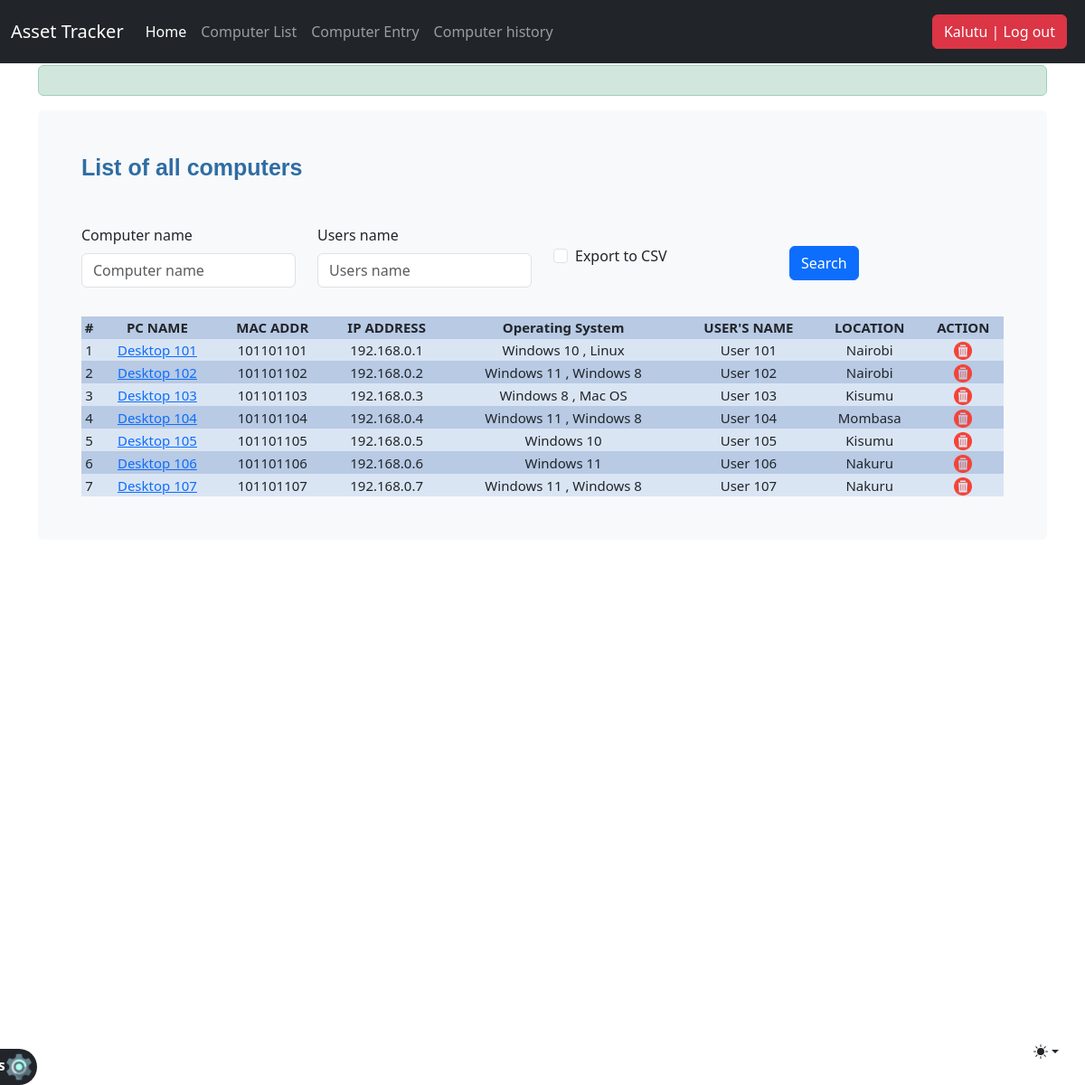
Before: /computer_list/ (signed in) with the older database file.
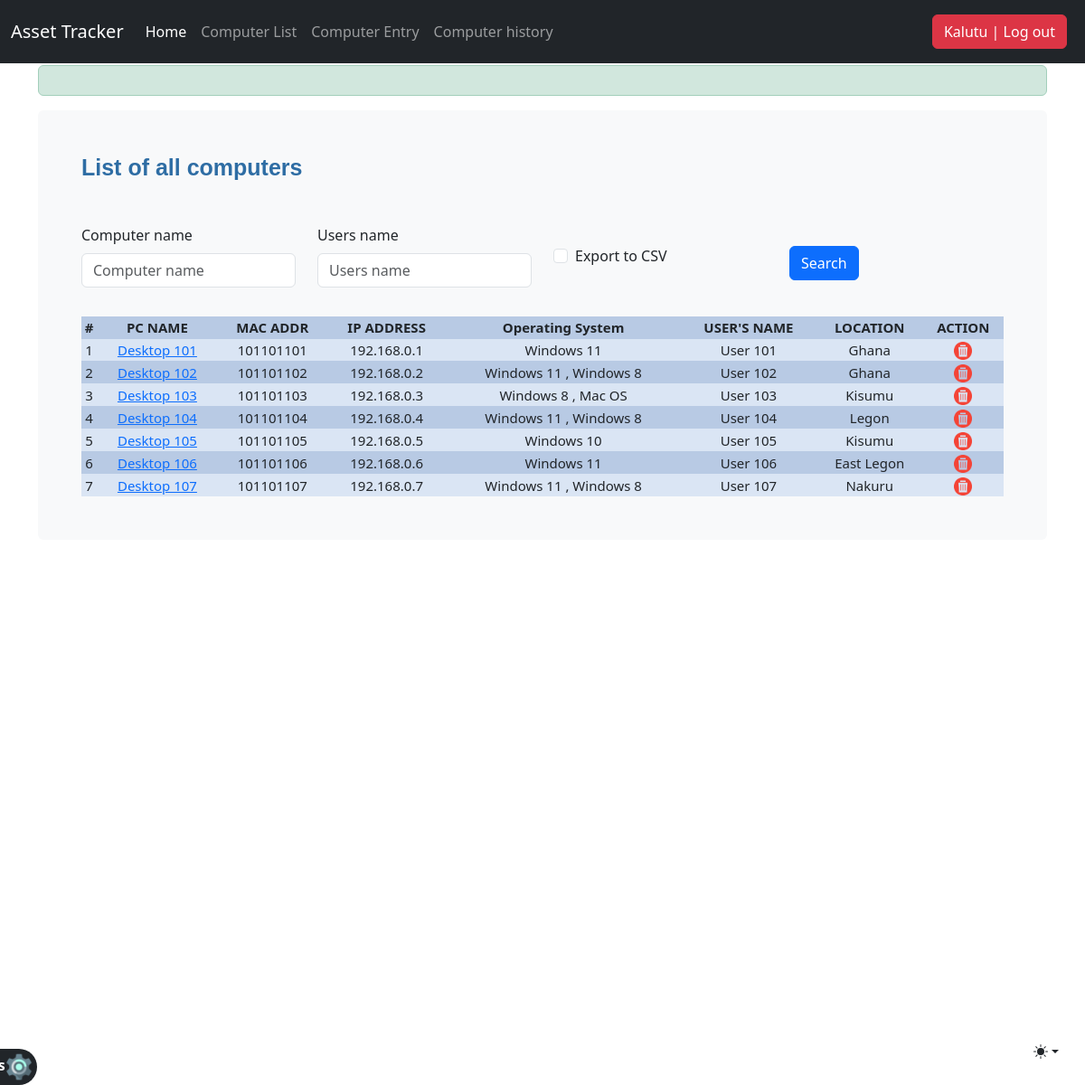
After: the same page with the newer database file.
### djangoapp/models.py (models this page shows, shortened)
class Computer(models.Model):
    computer_name = models.CharField(max_length=30, blank=True, null=True)
    IP_address = models.CharField(max_length=30)
    MAC_address = models.CharField(max_length=30)
    timestamp = models.DateField(auto_now_add = True, auto_now = False, blank=True)
    operating_system = models.ManyToManyField(Operating_system, blank=True)
    users_name = models.CharField(max_length=30, blank=True, null=True)
    location = models.CharField(max_length=30)
    purchase_date = models.DateField("Purchase mm-dd-yy",auto_now_add = False, auto_now = False, blank=True, null=True)
    export_to_CSV = models.BooleanField(default=False)

class Operating_system(models.Model):
    operating_system = models.CharField(max_length=30, blank=True)

### djangoapp/views.py (the view, shortened to what this page needs)
# urls.py: path('computer_list/', computer_list, name='computer_list'),
def computer_list(request):
    title = "List of all computers"
    form = ComputerSearchForm(request.POST or None)
    if request.method == 'POST':
        queryset = Computer.objects.all().order_by('-timestamp').filter(computer_name__icontains=form['computer_name'].value(), users_name__icontains=form['users_name'].value())
    else:
        queryset = Computer.objects.all()
    context = {
        "title": title,
        "queryset": queryset,
        "form": form,
    }
    return render(request, "computer_list.html", context)

### djangoapp/forms.py
class ComputerSearchForm(forms.ModelForm):
    class Meta:
        model = Computer
        fields = ['computer_name', 'users_name', 'export_to_CSV']

### djangoapp/templates/computer_list.html (shortened to what this page needs)
{% extends "header.html" %}
{% load static %}
{% load bootstrap5 %}
{% block header %}
<link rel="stylesheet" href="http://127.0.0.1:8000/static/css/bootstrap.min.css">
<main class="container">
  {%if request.user.is_authenticated%}
  <div class="alert alert-success">
  </div>
  <div class="bg-body-tertiary p-5 rounded">
    <h1 class="title mb-5"> {{ title }}</h1>
    <div class="row mb-3">
      <form method="post" action="" class="pr-4">
          <div class="row align-items-center">
              {% for field in form %}
              <div class="col-sm-3">
                  {% bootstrap_field field %}
              </div>
              {% if field.name == 'export_to_CSV' %}
              <div class="col-sm-3 ml-auto">
                  <input class="btn btn-primary" type="submit" value="Search" />
              </div>
              {% endif %}
              {% endfor %}
          </div>
      </form>
    </div>
    <table>
        <tr>
            <th>#</th>
            <th>PC NAME</th>
            <th>MAC ADDR</th>
            <th>IP ADDRESS</th>
            <th>Operating System</th>
            <th>USER'S NAME</th>
            <th>LOCATION</th>
            <th>ACTION</th>
        </tr>
        {% for instance in queryset %}
        <tr>
          <td>{{ forloop.counter }}</td>
          {% if perms.djangoapp.change_computer %}
          <td><a href="{% url 'computer_edit' id=instance.id %}" data-toggle="tooltip" title="edit this item">{{ instance.computer_name }}</a></td>
          {%else%}
          <td>{{ instance.computer_name }}</td>
          {%endif%}
          <td>{{ instance.MAC_address }}</td>
          <td>{{ instance.IP_address }}</td>
          <td>
              {% for os in instance.operating_system.all %}
                  {{ os.operating_system }}
                  {% if not forloop.last %}, {% endif %}
              {% endfor %}
          </td>
          <td>{{ instance.users_name }}</td>
          <td>{{ instance.location }}</td>
          {% if perms.djangoapp.delete_computer %}
            <td><a href="{% url 'computer_delete' id=instance.id %}" data-toggle="tooltip" title="delete this item"><img style="height: 20px;" src="{% static 'img/del.png' %}"></a></td>
            {%else%}
            <td><img style="height: 20px;" src="{% static 'img/del.png' %}"></td>
          {% endif %}
        </tr>
        {% endfor %}
    </table>
  </div>
  {%else%}
  <p>Log in <a href="/accounts/login">here</a></p>
  {%endif%}
</main>
{% endblock header %}

### djangoapp/templates/header.html (shortened to what this page needs)
{% load static %}
{% load bootstrap5 %}
<!doctype html>
<html lang="en" data-bs-theme="auto">
  <head><script src="{% static 'js/color-modes.js' %}"></script>
    <link rel="stylesheet" href="https://cdn.jsdelivr.net/npm/@docsearch/css@3">
    <link href="{% static 'css/bootstrap.min.css' %}" rel="stylesheet">
    <link href="{% static 'css/stylesheet.css' %}" rel="stylesheet">
    <link href="{% static 'css/navbar-fixed.css' %}" rel="stylesheet">
  </head>
  <body>
    <div class="dropdown position-fixed bottom-0 end-0 mb-3 me-3 bd-mode-toggle">
        <button class="btn btn-bd-primary py-2 dropdown-toggle d-flex align-items-center"
              id="bd-theme"
              type="button"
              aria-expanded="false"
              data-bs-toggle="dropdown"
              aria-label="Toggle theme (auto)">
            <svg class="bi my-1 theme-icon-active" width="1em" height="1em"><use href="#circle-half"></use></svg>
        </button>
    </div>
    {% include 'navbar.html' %}
    {% block header %}
    {% endblock header %}
  </body>
</html>

### djangoapp/templates/navbar.html (shortened to what this page needs)
{% load static %}
<head>
  <link href="{% static 'css/stylesheet.css' %}" rel="stylesheet">
  <link rel="stylesheet" href="../static/css/bootstrap.min.css">
</head>
<nav class="navbar navbar-expand-md navbar-dark fixed-top bg-dark">
    <div class="container-fluid">
      <a class="navbar-brand" href="/">Asset Tracker</a>
      <div class="collapse navbar-collapse" id="navbarCollapse">
        {%if request.user.is_authenticated%}
        <ul class="navbar-nav me-auto mb-2 mb-md-0">
          <li class="nav-item">
            <a class="nav-link active" aria-current="page" href="/">Home</a>
          </li>
          <li class="nav-item">
            <a class="nav-link" href="/computer_list">Computer List</a>
          </li>
          <li class="nav-item">
            <a class="nav-link" href="/computer_entry">Computer Entry</a>
          </li>
          <li class="nav-item">
            <a class="nav-link" href="/computerhistory_list">Computer history</a>
          </li>
        </ul>
        {%endif%}
        <ul class="navbar-nav ml-auto mb-2 mb-md-0 logout-menu">
          <li class="nav-item">
            {%if request.user.is_authenticated%}
            <a class="nav-link" href="/accounts/logout/"><button class="btn btn-danger">{{user}} | Log out</button></a>
          </li>
        </ul>
        {%else%}
        <ul class="navbar-nav ml-auto">
          <li>
            <a class="nav-link me-0" href="/accounts/login/"><button class="btn btn-success">Log in</button></a>
            {%endif%}
      </div>
    </div>
  </nav>
{% if request.user.is_authenticated %}
      <a href="/settings">
        <div id="settings">
              Settings<img style="height: 30px;" src="/static/img/settings.png">
        </div>
      </a>
{% endif %}

### djangoapp/static/css/stylesheet.css (style rules this page uses)
body { background-image: url(); }
.title { font-family: helvetica; font-weight: bold; font-size: 25px; color: #2e6da4; text-align: left; }
table { width: 100%; text-align: center; font-size: 15px; }
table tr:nth-child(odd) { background: #B8CAE4 }
table tr:nth-child(even) { background: #dae5f4 }
#settings { background-color: #212529; color: white; text-align: center; display: inline; font-weight: bolder; padding-top: 5px; padding-bottom: 5px; padding-left: 20px; padding-right: 5px; position: fixed; bottom: 0px; left: -80px; z-index: 3000; border-top-right-radius: 20px; border-bottom-right-radius: 20px; }

### djangoapp/static/css/navbar-fixed.css (style rules this page uses)
body { min-height: 75rem; padding-top: 4.5rem; }

### djangoapp/templates/header.html (style rules this page uses)
.bi { vertical-align: -.125em; fill: currentColor; }
.btn-bd-primary { --bd-violet-bg: #712cf9; --bd-violet-rgb: 112.520718, 44.062154, 249.437846; --bs-btn-font-weight: 600; --bs-btn-color: var(--bs-white); --bs-btn-bg: var(--bd-violet-bg); --bs-btn-border-color: var(--bd-violet-bg); --bs-btn-hover-color: var(--bs-white); --bs-btn-hover-bg: #6528e0; --bs-btn-hover-border-color: #6528e0; --bs-btn-focus-shadow-rgb: var(--bd-violet-rgb); --bs-btn-active-color: var(--bs-btn-hover-color); --bs-btn-active-bg: #5a23c8; --bs-btn-active-border-color: #5a23c8; }
.bd-mode-toggle { z-index: 1500; }

Changed rows visible on the page:
changed Computer "Desktop 101": loses Operating_system (operating_system "Linux"); gains Operating_system (operating_system "Windows 11"); location "Nairobi" → "Ghana"; loses Operating_system (operating_system "Windows 10")
changed Computer "Desktop 102": location "Nairobi" → "Ghana"
changed Computer "Desktop 104": location "Mombasa" → "Legon"
changed Computer "Desktop 106": location "Nakuru" → "East Legon"
